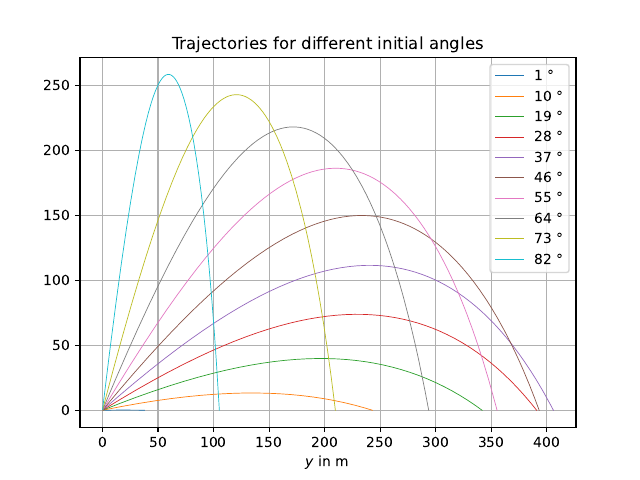

Recreate this plot in Python.
import numpy as np
import matplotlib.pyplot as plt


x = np.loadtxt("pos.dat")
x = np.transpose(x)
print(x)
alpha = np.loadtxt("angles.dat")





plt.figure(dpi = 400)
plt.grid()
plt.title("Trajectories for different initial angles")
plt.xlabel("$x$ in m")
plt.xlabel("$y$ in m")
for i in range(10):
	plt.plot(x[2*i],x[2*i+1],lw = 0.5, label = "%g °"%(alpha[i] * 180 / np.pi))
plt.legend(loc = "upper right")
plt.savefig("traj.pdf")
plt.show()



